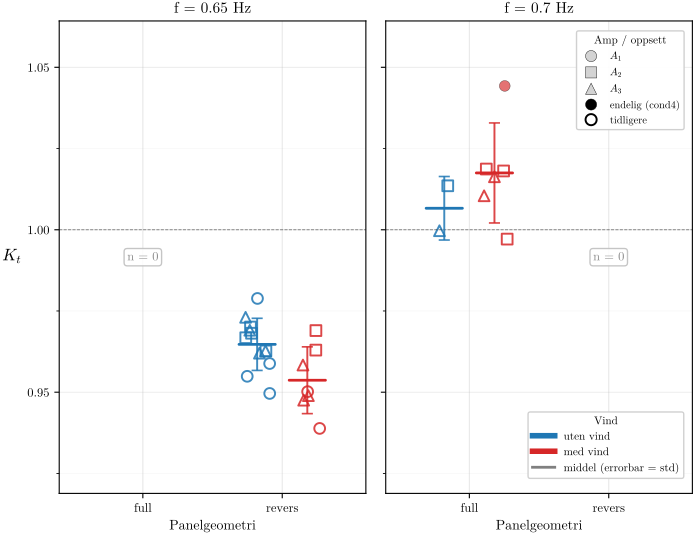

This figure's Python source:
"""
0.65 Hz reverse panel vs 0.70 Hz full panel
============================================

Reverse-panel runs exist at 0.65 Hz; full-panel runs exist at 0.70 Hz; the
two frequencies are 0.05 Hz apart so K_t at the two sets is approximately
comparable (small wavelength change, dominant variable is panel geometry).

Layout: 1 row × 2 cols. Left facet = 0.65 Hz (reverse panel data). Right
facet = 0.70 Hz (full panel data). Same visual language as
full_vs_reverse_comparison.py.

Outputs:
    analysis_scratch/freq_065_vs_070_comparison.pdf
    output/FIGURES/ch05_freq_065_vs_070_comparison.pdf
    analysis_scratch/freq_065_vs_070_comparison_summary.csv

Run:
    conda run -n draumkvedet python analysis_scratch/freq_065_vs_070_comparison.py
"""

import sys
import warnings
from pathlib import Path
import glob

warnings.filterwarnings("ignore")

import numpy as np
import pandas as pd
import matplotlib

matplotlib.use("Agg")
import matplotlib.pyplot as plt
import matplotlib.lines as mlines
from matplotlib.ticker import MultipleLocator

BASE = Path(__file__).resolve().parent.parent
sys.path.insert(0, str(BASE))

import os
os.chdir(BASE)

from wavescripts.improved_data_loader import load_analysis_data
from wavescripts.constants import PROBE_HEIGHT_DEFAULT_MM
from wavescripts.plot_utils import (
    WIND_COLOR_MAP, amp_to_label, apply_thesis_style, freq_to_k,
)

apply_thesis_style()

SCRATCH_PDF = Path(__file__).parent / "freq_065_vs_070_comparison.pdf"
SCRATCH_CSV = Path(__file__).parent / "freq_065_vs_070_comparison_summary.csv"
OUT_PDF     = BASE / "output" / "FIGURES" / "ch05_freq_065_vs_070_comparison.pdf"
OUT_PDF.parent.mkdir(parents=True, exist_ok=True)

TARGET_FREQS = [0.65, 0.70]

# ── 1. Load & filter ───────────────────────────────────────────────────────────
print("1. Loading processed folders …")
all_dirs = sorted(glob.glob(str(BASE / "waveprocessed" / "PROCESSED-*")))
meta, _, _, _ = load_analysis_data(*all_dirs, load_processed=False)
print(f"   {len(meta)} total rows")

def assign_condition(row):
    in_pos = row.get("in_position", None)
    if in_pos == "9373/250":
        return "legacy_nov2025"
    h = row.get("probe_height_mm", PROBE_HEIGHT_DEFAULT_MM)
    r = row.get("probe_range_mode", "high")
    if pd.isna(h):
        h = PROBE_HEIGHT_DEFAULT_MM
    h = int(h)
    if h == 100 and r == "low":
        return "cond4_h100_low"
    return "earlier"

meta["condition"] = meta.apply(assign_condition, axis=1)
meta["is_final"] = meta["condition"] == "cond4_h100_low"

sel = meta[
    meta["WaveFrequencyInput [Hz]"].isin(TARGET_FREQS)
    & meta["PanelCondition"].isin(["full", "reverse"])
    & (meta["quality_flag"] == "ok")
    & meta["OUT/IN (FFT)"].notna()
    & meta["WindCondition"].isin(["no", "full"])
    & (meta["OUT/IN (FFT)"].between(0.1, 2.0))
].copy()
print(f"   {len(sel)} rows at {TARGET_FREQS} Hz")

# Quick wavelength reality check.
for f in TARGET_FREQS:
    k = float(freq_to_k(np.array([f]))[0])
    print(f"   k({f} Hz) = {k:.3f} rad/m  →  λ = {2*np.pi/k:.3f} m")

# ── 2. Plot helpers (same encoding as previous comparison) ────────────────────
WIND_LABEL  = {"no": "uten vind", "full": "med vind"}
PANEL_X     = {"full": 0, "reverse": 1}
PANEL_LABEL = {"full": "full", "reverse": "revers"}
AMP_MARKER  = {0.10: "o", 0.20: "s", 0.30: "^"}
MARKER_SIZE = 60
JITTER_HALF_WIDTH = 0.10
ALPHA_FILLED   = 0.65
ALPHA_HOLLOW   = 0.85
EDGE_LW_FILLED = 0.3
EDGE_LW_HOLLOW = 1.4
WIND_X_OFFSET = {"no": -0.18, "full": +0.18}

def _round_amp(v): return round(float(v), 2)

def _jitter(n, half=JITTER_HALF_WIDTH, seed=0):
    rng = np.random.default_rng(seed)
    return rng.uniform(-half, half, size=n)

fig, axes = plt.subplots(1, len(TARGET_FREQS),
                          figsize=(3.6 * len(TARGET_FREQS), 5.6),
                          sharey=True)

summary_rows = []
seed = 0
for ax, f in zip(axes, TARGET_FREQS):
    sub = sel[sel["WaveFrequencyInput [Hz]"] == f]

    for panel, x_base in PANEL_X.items():
        sp = sub[sub["PanelCondition"] == panel]
        if sp.empty:
            # Annotate empty column.
            ax.text(x_base, 0.5, "n = 0",
                    ha="center", va="center",
                    transform=ax.get_xaxis_transform(),
                    fontsize=9, color="#888",
                    bbox=dict(boxstyle="round,pad=0.25",
                              facecolor="white", alpha=0.85,
                              edgecolor="#bbb"))
            continue

        for wind in ["no", "full"]:
            sw = sp[sp["WindCondition"] == wind]
            if sw.empty:
                continue
            color = WIND_COLOR_MAP[wind]
            for amp_v, marker in AMP_MARKER.items():
                sa = sw[sw["WaveAmplitudeInput [Volt]"]
                        .apply(_round_amp) == amp_v]
                if sa.empty:
                    continue
                for is_final, sub_h in sa.groupby("is_final"):
                    n = len(sub_h)
                    if n == 0:
                        continue
                    seed += 1
                    x = (x_base + WIND_X_OFFSET[wind]
                         + _jitter(n, seed=seed))
                    if is_final:
                        fc, ec = color, "black"
                        lw, a = EDGE_LW_FILLED, ALPHA_FILLED
                    else:
                        fc, ec = "none", color
                        lw, a = EDGE_LW_HOLLOW, ALPHA_HOLLOW
                    ax.scatter(
                        x, sub_h["OUT/IN (FFT)"].values,
                        facecolors=fc, edgecolors=ec, marker=marker,
                        s=MARKER_SIZE, linewidths=lw, alpha=a,
                        zorder=3 if is_final else 2,
                    )

    # Mean ± std overlay per (panel, wind), pooled across amp & hardware.
    for panel, x_base in PANEL_X.items():
        sp = sub[sub["PanelCondition"] == panel]
        if sp.empty:
            continue
        for wind in ["no", "full"]:
            sw = sp[sp["WindCondition"] == wind]
            n = len(sw)
            if n == 0:
                continue
            mean = float(sw["OUT/IN (FFT)"].mean())
            std  = float(sw["OUT/IN (FFT)"].std()) if n > 1 else float("nan")
            color = WIND_COLOR_MAP[wind]
            x_pos = x_base + WIND_X_OFFSET[wind]
            ax.plot([x_pos - 0.13, x_pos + 0.13], [mean, mean],
                    color=color, lw=2.0, zorder=4, solid_capstyle="round")
            if n > 1:
                ax.errorbar([x_pos], [mean], yerr=[std],
                            fmt="none", ecolor=color, elinewidth=1.4,
                            capsize=4, capthick=1.2, zorder=4, alpha=0.85)
            summary_rows.append(dict(
                freq_hz=f, panel=panel, wind=wind, n=n,
                mean_kt=mean, std_kt=std,
                n_canon=int(sw["is_final"].sum()),
                n_earlier=int((~sw["is_final"]).sum()),
            ))

    ax.set_title(f"f = {f} Hz", fontsize=11)
    ax.set_xticks(list(PANEL_X.values()))
    ax.set_xticklabels([PANEL_LABEL[p] for p in PANEL_X.keys()])
    ax.set_xlim(-0.6, 1.6)
    ax.axhline(1.0, color="black", lw=0.6, ls="--", alpha=0.5)
    ax.grid(which="major", axis="y", alpha=0.30, lw=0.6)
    ax.grid(which="minor", axis="y", alpha=0.15, lw=0.4)
    ax.yaxis.set_major_locator(MultipleLocator(0.05))
    ax.yaxis.set_minor_locator(MultipleLocator(0.025))
    ax.set_xlabel("Panelgeometri", fontsize=10)

axes[0].set_ylabel(r"$K_t$", fontsize=12, rotation=0, ha="right", va="center")

# Tight y-range.
y_lo = sel["OUT/IN (FFT)"].min() - 0.02
y_hi = sel["OUT/IN (FFT)"].max() + 0.02
for ax in axes:
    ax.set_ylim(y_lo, y_hi)

# Legend (single set, on right facet).
wind_handles = [
    mlines.Line2D([], [], color=WIND_COLOR_MAP[w], lw=4, label=WIND_LABEL[w])
    for w in ["no", "full"]
]
amp_handles = [
    mlines.Line2D([], [], color="black",
                  marker=AMP_MARKER[v], linestyle="None", markersize=8,
                  markerfacecolor="lightgray", markeredgecolor="black",
                  markeredgewidth=0.3, label=amp_to_label(v))
    for v in (0.10, 0.20, 0.30)
]
hw_handles = [
    mlines.Line2D([], [], color="black",
                  marker="o", linestyle="None", markersize=8,
                  markerfacecolor="black", markeredgecolor="black",
                  markeredgewidth=0.3, label="endelig (cond4)"),
    mlines.Line2D([], [], color="black",
                  marker="o", linestyle="None", markersize=8,
                  markerfacecolor="none", markeredgecolor="black",
                  markeredgewidth=1.4, label="tidligere"),
]
mean_handle = [
    mlines.Line2D([], [], color="gray", lw=2.0,
                  label="middel (errorbar = std)"),
]

leg1 = axes[-1].legend(handles=wind_handles + mean_handle, loc="lower right",
                        fontsize=8, framealpha=0.92,
                        title="Vind", title_fontsize=8,
                        bbox_to_anchor=(0.99, 0.02))
axes[-1].add_artist(leg1)
axes[-1].legend(handles=amp_handles + hw_handles, loc="upper right",
                 fontsize=7.5, framealpha=0.92,
                 title="Amp / oppsett", title_fontsize=8,
                 bbox_to_anchor=(0.99, 0.99))

fig.tight_layout()

# ── 3. Save ────────────────────────────────────────────────────────────────────
SCRATCH_PDF.parent.mkdir(parents=True, exist_ok=True)
fig.savefig(SCRATCH_PDF, bbox_inches="tight", pad_inches=0.02)
print(f"\n   Saved → {SCRATCH_PDF.relative_to(BASE)}")
fig.savefig(OUT_PDF, bbox_inches="tight", pad_inches=0.02)
print(f"   Saved → {OUT_PDF.relative_to(BASE)}")
plt.close(fig)

# ── 4. Summary ────────────────────────────────────────────────────────────────
summary = pd.DataFrame(summary_rows)
summary.to_csv(SCRATCH_CSV, index=False)
print(f"   Summary → {SCRATCH_CSV.relative_to(BASE)}\n")
print(summary.to_string(index=False))

# Cross-frequency print: mean_kt per (freq, panel, wind) laid out for eyeball.
print("\n   Cross-freq view (mean_kt):")
piv = summary.pivot_table(index=["panel", "wind"], columns="freq_hz",
                           values="mean_kt")
print(piv.to_string())

# Δ Wind effect per (freq, panel).
print("\n   Wind effect Δmean_kt = fullwind − nowind:")
for (f, p), grp in summary.groupby(["freq_hz", "panel"]):
    g = grp.set_index("wind")
    if "no" in g.index and "full" in g.index:
        d = g.loc["full", "mean_kt"] - g.loc["no", "mean_kt"]
        print(f"     f={f} Hz, panel={p:7}: Δ = {d:+.4f}  "
              f"(n_no={int(g.loc['no','n'])}, n_fw={int(g.loc['full','n'])})")
    else:
        print(f"     f={f} Hz, panel={p:7}: incomplete (no head-to-head wind)")

print("\nDone.")
